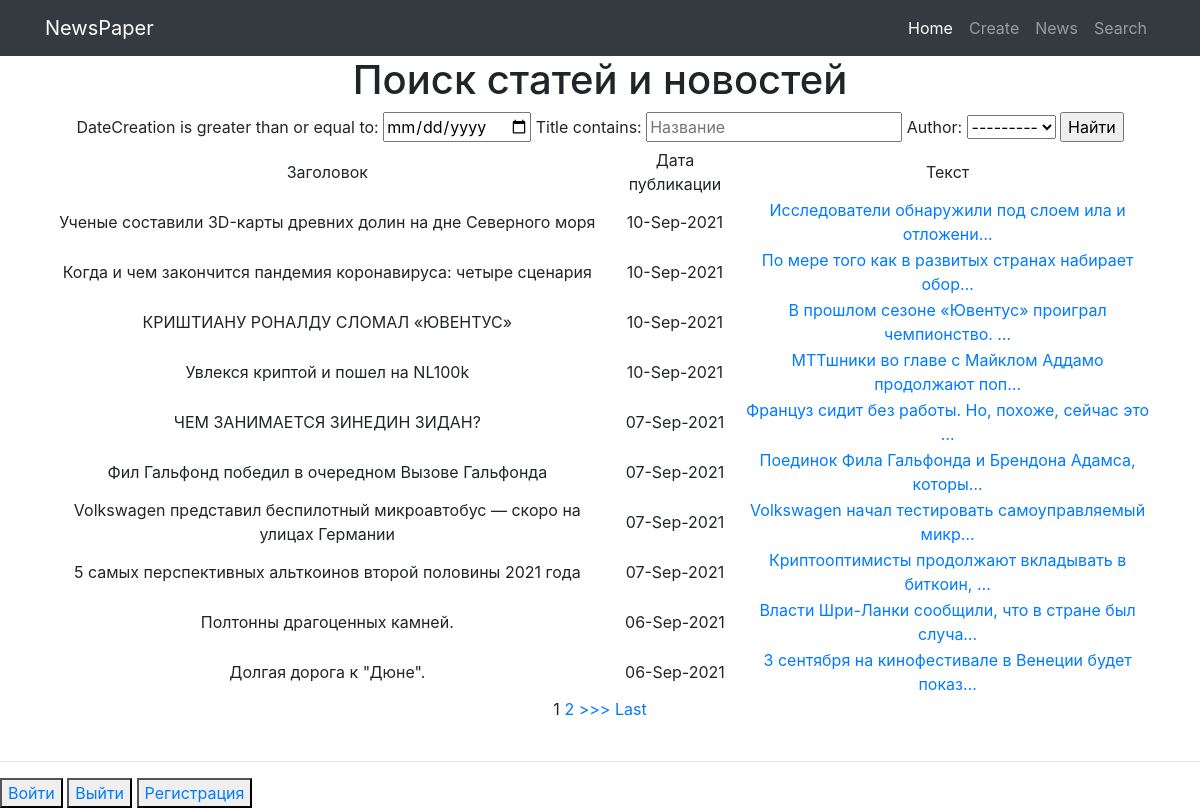
The page /news/search/ on the database as committed earlier.
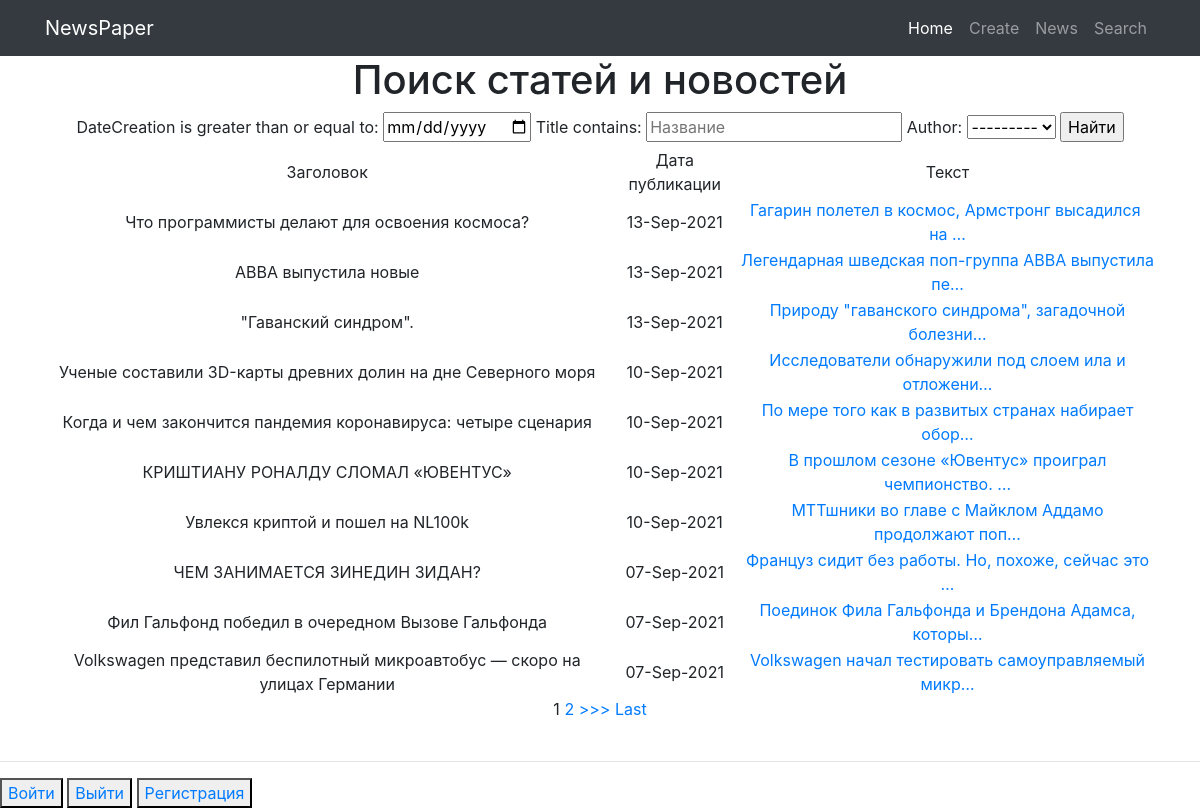
The same page on the database as committed later.
### myapp/models.py (models this page shows, shortened)
class Post(models.Model):
    author = models.ForeignKey(Author, on_delete= models.CASCADE)
    NEWS = 'NW'
    ARTICLE = 'AR'
    CATEGORY_CHOICE = (
        (NEWS, 'Новость'),
        (ARTICLE, 'Статья'),
    )
    categoryType = models.CharField(max_length=2,choices= CATEGORY_CHOICE, default= ARTICLE)
    dateCreation = models.DateTimeField(auto_now_add= True)
    postCategory = models.ManyToManyField(Category, through='PostCategory')
    title = models.CharField(max_length=128)
    text = models.TextField()
    rating = models.SmallIntegerField(default=0)

### myapp/views.py (the view)
# urls.py: path('search/', PostListSearch.as_view()),
class PostListSearch(ListView,):
    model = Post
    template_name = 'posts_search.html'
    context_object_name = 'posts'
    queryset = Post.objects.order_by('-id') #  сортируем, еще можно через ordering = ['-id']
    paginate_by = 10 # поставим постраничный вывод в n-элемент
    def get_filter(self):
        return PostFilter(self.request.GET, queryset= super().get_queryset())
    def get_queryset(self):
        return self.get_filter().qs
    def get_context_data(self, *args, **kwargs):
        return {
            **super().get_context_data(*args, **kwargs),
            'filter' : self.get_filter(),
        }

### myapp/models.py (called while the page is built)
    def __str__(self):
        return self.authorUser.username

### myapp/templatetags/custom_filters.py (called while the page is built)
@register.filter(name='censor')
def censor(value):
    cens_words = [
        'сторис',
        'подушка',
        'вещей',
        'Джо',
    ]
    for word in cens_words:
        if word in value:
            value = value.replace(word, '_#&#!!*&$_')
    return value

### templates/posts_search.html (shortened to what this page needs)
{% extends 'flatpages/default.html' %}
{% load custom_filters %}
{% block content %}
    <h1>Поиск статей и новостей</h1>
<form method="GET">
    {{ filter.form }}
    <input type="submit" value="Найти">
</form>
    {% if posts %}
    <table>
        <tr>
            <td>Заголовок</td>
            <td>Дата публикации</td>
            <td>Текст</td>
        </tr>
        {% for post in posts %}
            <tr>
                <td>{{ post.title|censor }}</td>
                <td>{{ post.dateCreation|date:'d-M-Y'}}</td>
                <td><a href="/news/{{post.id}}">{{ post.text|truncatechars:50|censor }}</a></td>
            </tr>
        {% endfor %}
    </table>
    {% else %}
        <h3>Постов пока нет</h3>
    {% endif %}
    {% if is_paginated %}
        {% for num in page_obj.paginator.page_range %}
            {% if page_obj.number == num %}
                <a>{{ num }}</a>
            {% elif num > page_obj.number|add:'-3' and num < page_obj.number|add:'3' %}
                <a href="?page={{ num }}">{{ num }}</a>
            {% endif %}
        {% endfor %}
        {% if page_obj.has_next %}
            <a href="?page={{ page_obj.next_page_number }}">>>></a>
            <a href="?page={{ page_obj.paginator.num_pages }}">Last</a>
        {% endif %}
    {% endif %}
{% endblock content %}

### templates/flatpages/default.html (shortened to what this page needs)
{% load static %}
<!DOCTYPE html>
<html lang="en">
<head>
  <link href="{% static 'vendor/bootstrap/css/bootstrap.min.css' %}" rel="stylesheet">
</head>
<body>
  <nav class="navbar navbar-expand-lg navbar-dark bg-dark static-top">
    <div class="container">
      <a class="navbar-brand" href="/">NewsPaper</a>
      <div class="collapse navbar-collapse" id="navbarResponsive">
        <ul class="navbar-nav ml-auto">
          <li class="nav-item active">
            <a class="nav-link" href="/">Home
            </a>
          </li>
          <li class="nav-item">
            <a class="nav-link" href="/news/create/">Create</a>
          </li>
          <li class="nav-item">
            <a class="nav-link" href="/news/">News</a>
          </li>
          <li class="nav-item">
            <a class="nav-link" href="/news/search/">Search</a>
          </li>
        </ul>
      </div>
    </div>
  </nav>
  <div class="container">
    <div class="row">
      <div class="col-lg-12 text-center">
       {% block content %}{% endblock content %}
      </div>
    </div>
  </div>
  <br>
  <hr>
  <button><a href="{% url 'account_login' %}">Войти</a></button>
  <button><a href="{% url 'account_logout' %}">Выйти</a></button>
  <button><a href='{% url "account_signup" %}'>Регистрация</a></button>
</body>
</html>

Rows that differ between the two databases and show on the page:
no longer on this page (row unchanged): Post: title|censor "5 самых перспективных альткоинов второй половины 2021 года", dateCreation "07-Sep-2021", text|censor "Криптооптимисты продолжают вкладывать в биткоин, …"
no longer on this page (row unchanged): Post: title|censor "Полтонны драгоценных камней.", dateCreation "06-Sep-2021", text|censor "Власти Шри-Ланки сообщили, что в стране был случа…"
no longer on this page (row unchanged): Post: title|censor "Долгая дорога к \"Дюне\".", dateCreation "06-Sep-2021", text|censor "3 сентября на кинофестивале в Венеции будет показ…"
added Post: title|censor "Что программисты делают для освоения космоса?", dateCreation "13-Sep-2021", text|censor "Гагарин полетел в космос, Армстронг высадился на …"
added Post: title|censor "ABBA выпустила новые", dateCreation "13-Sep-2021", text|censor "Легендарная шведская поп-группа ABBA выпустила пе…"
added Post: title|censor "\"Гаванский синдром\".", dateCreation "13-Sep-2021", text|censor "Природу \"гаванского синдрома\", загадочной болезни…"
